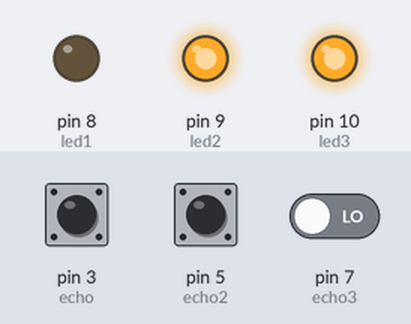
Recording of a sketch running on a simulated Arduino Uno, built with avr-gcc and run on an emulated ATmega328P. Parts: output pins drawn as LEDs (lit = HIGH). The inputs (shaded band) are chosen by the test bench; at power-on: pin 5 (echo2) LOW, pin 3 (echo) LOW, pin 7 (echo3) LOW. Pins used as bus, display or sensor lines are not drawn; what the sketch prints to the serial monitor is not drawn.

Above: at 1.2 s.
1.3 s: pin 5 (echo2) pulsed HIGH 2 times (0.12 s each, 0.3 s apart)
At 3.7 s:
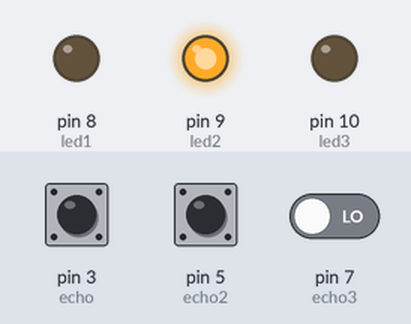
At 4.8 s:
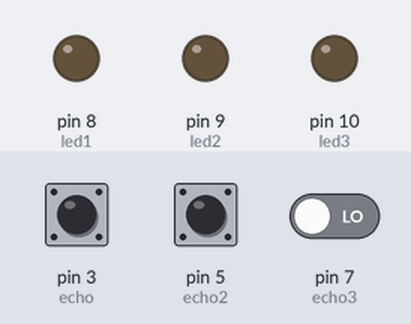
4.9 s: pin 3 (echo) pulsed HIGH 5 times (0.12 s each, 0.3 s apart)
At 6.1 s:
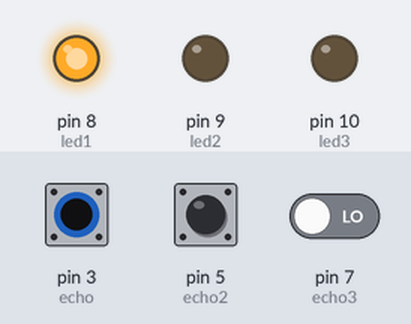
Timing chart, 0 to 10.1 s (numbered marks = the images above; inputs shaded):
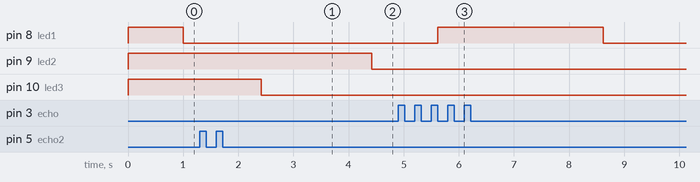

The sketch:

Parkin_programacion_3_sensores.ino
```cpp
//Declaramos los pines
const int led1 = 8;
const int led2= 9;
const int led3 = 10;
const int trig = 2;
const int echo = 3;
const int trig2 = 4;
const int echo2 = 5;
const int trig3 = 6;
const int echo3 = 7;

long tiempo;             //Declaramos algunas variables
long distancia;

void setup() {
  pinMode(led1, OUTPUT);  //Definimos los leds como salidas
  pinMode(led2, OUTPUT);
  pinMode(led3, OUTPUT);
  pinMode(trig, OUTPUT); //Activación del pin trig como salida: para el pulso ultrasónico
  pinMode(echo, INPUT);  //Activación del pin echo como entrada: tiempo del rebote del ultrasonido
  pinMode(trig2, OUTPUT);
  pinMode(echo2, INPUT);
  pinMode(trig3, OUTPUT);
  pinMode(echo3, INPUT);
  digitalWrite(led1, HIGH);
  digitalWrite(led2, HIGH);
  digitalWrite(led3, HIGH);

  // Setting up the serial port
  Serial.begin(9600);

}

void loop(){

  //Funcionamiento del sensor numero 1
  digitalWrite(trig, LOW);
  delayMicroseconds(5);                // Por cuestión de estabilización del sensor
  digitalWrite(trig, HIGH);            // Enviamos el pulso ultrasónico
  delayMicroseconds(10);
  tiempo = pulseIn(3, HIGH);
  //distancia = int(0.017*tiempo);       //Formula para calcular la distancia obtenida en cm

  // Si el sensor mide una distancia más pequeña o igual a 30cm, apagar el LED1
  if(CalculateDistance(tiempo) <= 30){
    // turn off led
    digitalWrite(led1, LOW);

    // send sensor status occupied
    SendDataToSerialPort(1, 1);
  }
  else{
    // turn on led
    digitalWrite(led1, HIGH);

    // send sensor status free
    SendDataToSerialPort(1, 0);
  }

  // Funcionamiento del sensor numero 2
  digitalWrite(trig2, LOW);
  delayMicroseconds(5);                // Por cuestión de estabilización del sensor
  digitalWrite(trig2, HIGH);           //Enviamos el pulso ultrasónico
  delayMicroseconds(10);
  tiempo = pulseIn(5, HIGH);
  //distancia = int(0.017*tiempo);       //Formula para calcular la distancia obtenida en cm

  // Si el sensor mide una distancia más pequeña o igual a 30cm, apagar el LED2
  if(CalculateDistance(tiempo) <= 30){
    // turn off led
    digitalWrite(led2, LOW);

    // send sensor status occupied
    SendDataToSerialPort(2, 1);
  }
  else{
    // turn on led
    digitalWrite(led2, HIGH);

    // send sensor status free
    SendDataToSerialPort(2, 0);
  }

  // Funcionamiento del sensor numero 3
  digitalWrite(trig3, LOW);
  delayMicroseconds(5);                // Por cuestión de estabilización del sensor
  digitalWrite(trig3, HIGH);           //Enviamos el pulso ultrasónico
  delayMicroseconds(10);
  tiempo = pulseIn(7, HIGH);
  //distancia = int(0.017*tiempo);       //Formula para calcular la distancia obtenida en cm

  // Si el sensor mide una distancia más pequeña o igual a 30cm, apagar el LED3
  if(CalculateDistance(tiempo) <= 30){
    // turn off led
    digitalWrite(led3, LOW);

    // send sensor status occupied
    SendDataToSerialPort(3, 1);
  }
  else{
    // turn on led
    digitalWrite(led3, HIGH);

    // send sensor status free
    SendDataToSerialPort(3, 0);
  }

}

int CalculateDistance(unsigned long time)
{
  return int(0.017 * time);
}

// Send data to serial port
// sensorId sensor id number , ex 1 or 2 or 3
// status, if parking spot occupied 1, otherwise 0 (free parking spot)
void SendDataToSerialPort(byte sensorId, byte status)
{
  // setting up the buffer data to send
  byte buffer[2] = { sensorId, status };

  // sending data
  Serial.write(buffer, 2);
}
```

Measured:
- after the input at 1.3 s, pin 9 (led2): HIGH → LOW after 3.1 s instead of 0.70 s; pin 10 (led3): HIGH → LOW after 1.1 s instead of 1.7 s
- after the input at 4.9 s, pin 8 (led1): LOW → HIGH after 0.72 s, → LOW 3.0 s later
